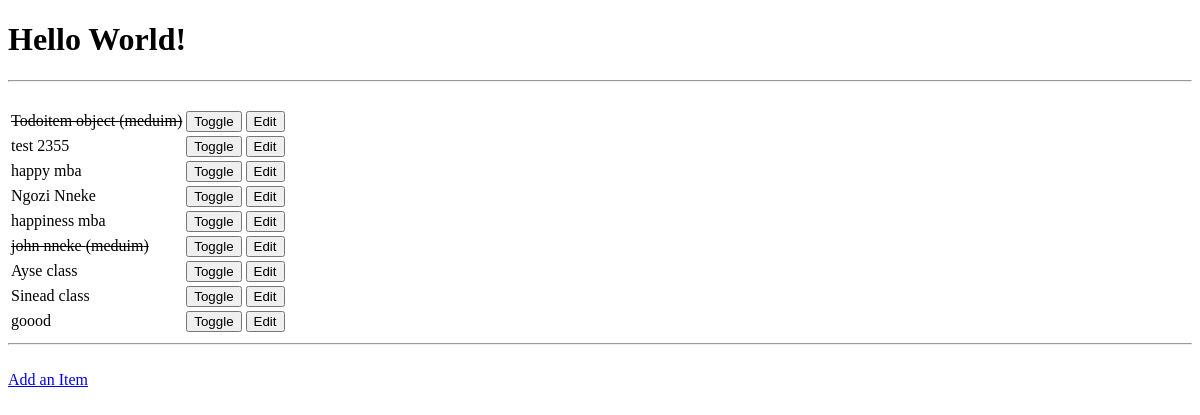
Before: / with the older database file.
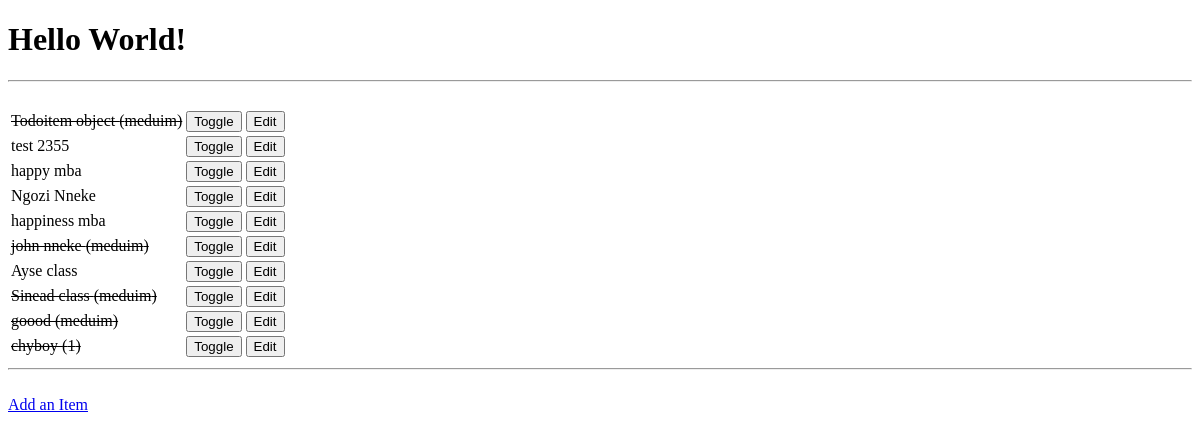
After: the same page with the newer database file.
### todoitem/models.py (models this page shows, shortened)
class TodoItem(models.Model):
    name = models.CharField(max_length=30, blank=False)
    done = models.BooleanField(blank=False, default=False )
    priority = models.CharField(max_length=6, blank=False)

### todoitem/views.py (the view)
# urls.py: url(r'^$', get_index),
def get_index(request):
    results = TodoItem.objects.all()
    return render(request, "index.html", {'items': results})

### todoitem/templates/index.html (shortened to what this page needs)
<!DOCTYPE html>
<html lang="en">
<head>
</head>
<body>
    <h1>Hello World!</h1>
    <hr>
    <br>
    <table>
        {% for item in items %}
        <tr>
            {% if item.done %}
            <td><strike>{{ item.name }} ({{ item.priority }}) </strike></td>
            {% else %}
            <td>{{ item.name }}</td>
            {% endif %}
            <td>
                <form method="POST" action="toggle/{{ item.id }}">{% csrf_token %}<input type="submit" value="Toggle"></form>
            </td>
            <td>
                <form method="GET" action="edit/{{ item.id }}"><input type="submit" value="Edit"></form>
            </td>
        </tr>
        {% empty %}
        <p>You have nothing to do.</p>
        {% endfor %}
    </table>
   <hr>
   <br>
   <a href="add">Add an Item</a>
</body>
</html>

Changed rows visible on the page:
changed TodoItem "Sinead class": done False → True (drawn); priority (not shown) → "meduim"
changed TodoItem "goood": done False → True (drawn); priority (not shown) → "meduim"
added TodoItem: name "chyboy", priority "1"
